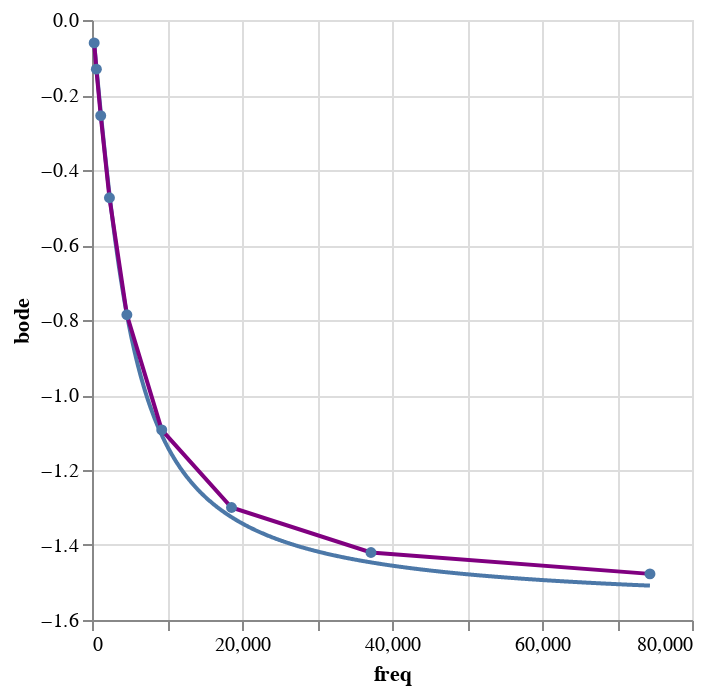

Notebook cell for this chart:
### Code cell
def func(freq):
    l = 0.001
    c = 99.5* 10**(-9)
    Rt = 2160
    Rl = 25
    return -np.arctan(freq*Rt*c)

phase = [-0.061,-0.131,-0.255,-0.474,-0.786,-1.093,-1.3,-1.42,-1.477]
df2 = pd.DataFrame()
df2["freq"] = np.array(frequencia_rc) * 2 * np.pi
df2["bode"] = phase
def bode_topless(lista):
    df = pd.DataFrame()
    lista = np.array(lista)
    df["freq"] = lista
    df["bode"] = func(lista)
    return df


df = bode_topless(np.linspace(2*46.25*np.pi,11840*2*np.pi,1000))

_1 = alt.Chart(df).mark_line().encode(
    alt.X("freq"
          ),
    y = "bode"
)
_2 = alt.Chart(df2).mark_line(point=True,color = "purple").encode(
    x = "freq",
    y = "bode",
    tooltip= ["freq"]
)
_1  + _2

### Figure 1 — Vega-Lite specification as saved in the notebook (floating-point values rounded to 4 significant figures; data arrays with more than 128 entries replaced by an {"elided": "..."} marker saying what was removed)
{"config": {"view": {"continuousWidth": 300, "continuousHeight": 300}}, "layer": [{"data": {"name": "data-589d8091ee2225dd7860904d1ab84cbd"}, "mark": {"type": "line"}, "encoding": {"x": {"field": "freq", "type": "quantitative"}, "y": {"field": "bode", "type": "quantitative"}}}, {"data": {"name": "data-a69e444f534dafde4d457ae68d106361"}, "mark": {"type": "line", "color": "purple", "point": true}, "encoding": {"tooltip": [{"field": "freq", "type": "quantitative"}], "x": {"field": "freq", "type": "quantitative"}, "y": {"field": "bode", "type": "quantitative"}}}], "$schema": "https://vega.github.io/schema/vega-lite/v5.20.1.json", "datasets": {"data-589d8091ee2225dd7860904d1ab84cbd": {"elided": "1000 records"}, "data-a69e444f534dafde4d457ae68d106361": [{"freq": 290.6, "bode": -0.061}, {"freq": 581.2, "bode": -0.131}, {"freq": 1162.0, "bode": -0.255}, {"freq": 2325.0, "bode": -0.474}, {"freq": 4650.0, "bode": -0.786}, {"freq": 9299.0, "bode": -1.093}, {"freq": 18600.0, "bode": -1.3}, {"freq": 37200.0, "bode": -1.42}, {"freq": 74390.0, "bode": -1.477}]}}
